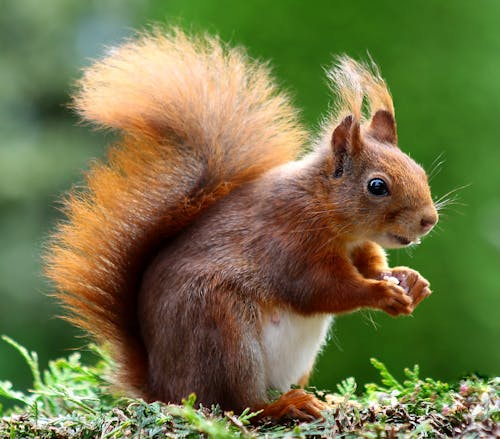
#> input picture Set-3/Question9/sample.jpg, 500 x 439 px
$ jupyter execute Question9.ipynb
#> lines starting #> are read from the running program, lines starting #| are printed output that depends on the picture; after the words box and inside, x2 and y2 are one past the last pixel; in counts of white or black regions, pixels touching at a corner belong together
[cell 1]
import cv2
import numpy as np
import matplotlib.pyplot as plt

[cell 2]
# Load the image
img = cv2.imread("sample.jpg")
#> img is the input picture: shape (439, 500, 3); mean B, G, R 70.1, 115.5, 114.4
img = cv2.resize(img, (256, 256))
#> img: shape (256, 256, 3)
gray = cv2.cvtColor(img, cv2.COLOR_BGR2GRAY)
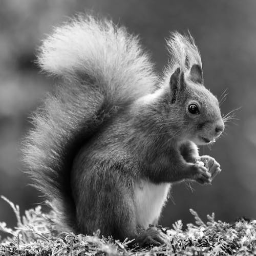
#> gray: shape (256, 256); min 1, max 254, mean 109.9

[cell 3]
# Threshold to get binary blobs
# Converts to binary (foreground = white blobs)
_, binary = cv2.threshold(gray, 0, 255, cv2.THRESH_BINARY + cv2.THRESH_OTSU)
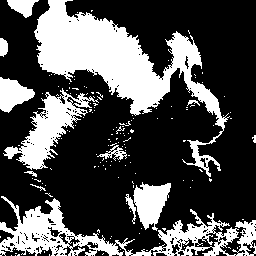
#> binary: shape (256, 256); 31.1% white; 151 white regions (137 under 20 px), largest, box (x1, y1, x2, y2) and area: (34, 0, 230, 177) 9713, (0, 196, 256, 256) 5087, (3, 88, 99, 170) 2536

[cell 4]
# Noise removal (Morphological operations)
kernel = np.ones((3, 3), np.uint8)
opening = cv2.morphologyEx(binary, cv2.MORPH_OPEN, kernel, iterations=2)
#> opening: shape (256, 256); 23.5% white; 27 white regions (2 under 20 px), largest, box (x1, y1, x2, y2) and area: (36, 0, 220, 115) 8668, (22, 96, 72, 169) 1690, (134, 184, 170, 228) 1063

# Sure background area
sure_bg = cv2.dilate(opening, kernel, iterations=3)
#> sure_bg: shape (256, 256); 35.6% white; 15 white regions, largest, box (x1, y1, x2, y2) and area: (5, 0, 227, 129) 11870, (3, 93, 75, 172) 2785, (2, 197, 67, 253) 2394

[cell 5]
# Finding sure foreground area
dist_transform = cv2.distanceTransform(opening, cv2.DIST_L2, 5)
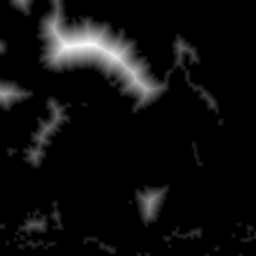
#> dist_transform: shape (256, 256) float32; min 0, max 25.59, mean 1.5; drawn with min black and max white
_, sure_fg = cv2.threshold(dist_transform, 0.5 * dist_transform.max(), 255, 0)
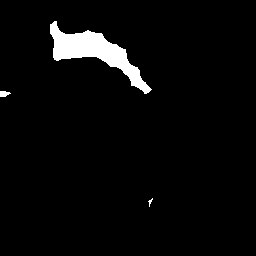
#> sure_fg: shape (256, 256) float32; 3.6% white; 3 white regions (1 under 20 px), largest, box (x1, y1, x2, y2) and area: (50, 21, 152, 94) 2282, (0, 91, 11, 97) 49

# Unknown region (background - foreground)
sure_fg = np.uint8(sure_fg)
unknown = cv2.subtract(sure_bg, sure_fg)
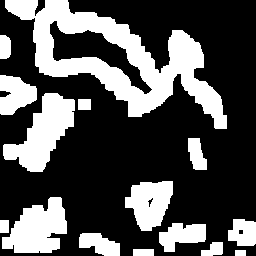
#> unknown: shape (256, 256); 32% white; 15 white regions, largest, box (x1, y1, x2, y2) and area: (5, 0, 227, 129) 9588, (3, 93, 75, 172) 2785, (2, 197, 67, 253) 2394

[cell 6]
# Marker labelling
_, markers = cv2.connectedComponents(sure_fg)
#> markers: shape (256, 256) int32; 4 distinct labels, from 0 to 3

# Add one to all labels (so background is not 0)
markers = markers + 1
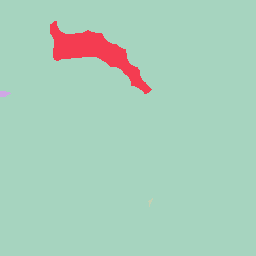
#> markers: shape (256, 256) int32; 4 distinct labels, from 1 to 4; one colour per label, 0 black

# Mark unknown region with 0
markers[unknown == 255] = 0
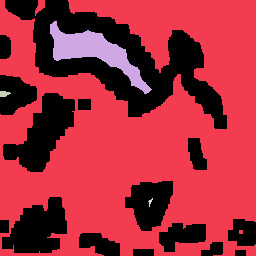
#> markers: shape (256, 256) int32; 5 distinct labels, from 0 to 4; one colour per label, 0 black

[cell 7]
# Apply Watershed transform
markers = cv2.watershed(img, markers)
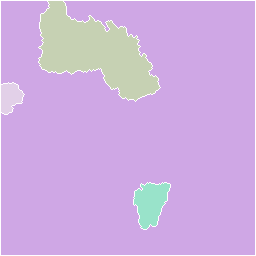
#> markers: shape (256, 256) int32; 5 distinct labels, from -1 to 4; one colour per label, 0 black, -1 white
segmented = img.copy()
segmented[markers == -1] = [0, 0, 255]  # mark boundaries in red
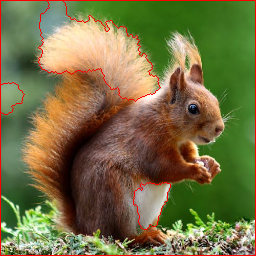
#> segmented: shape (256, 256, 3); mean B, G, R 68, 112.1, 117.8

[cell 8]
# Display all results
plt.figure(figsize=(15, 5))

plt.subplot(1, 4, 1)
plt.imshow(cv2.cvtColor(img, cv2.COLOR_BGR2RGB))
plt.title("Original Image")
plt.axis("off")

plt.subplot(1, 4, 2)
plt.imshow(binary, cmap='gray')
plt.title("Binary Thresholded Blobs")
plt.axis("off")

plt.subplot(1, 4, 3)
plt.imshow(dist_transform, cmap='gray')
plt.title("Distance Transform")
plt.axis("off")

plt.subplot(1, 4, 4)
plt.imshow(cv2.cvtColor(segmented, cv2.COLOR_BGR2RGB))
plt.title("Watershed Segmentation")
plt.axis("off")

plt.tight_layout(pad=3)
plt.show()
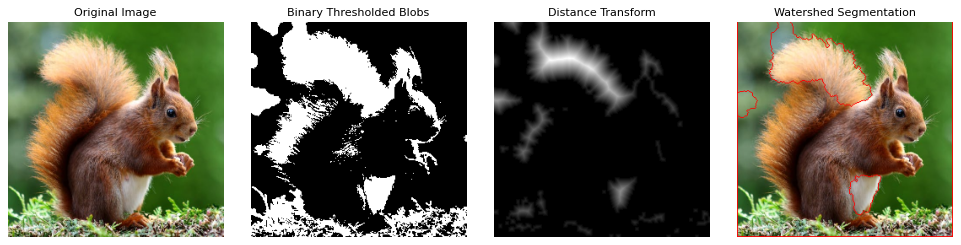
#> figure drawn by matplotlib, 4 panels
